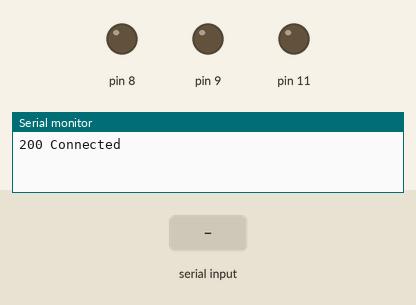
This sketch was run on a simulated Arduino Uno, built with avr-gcc and run on an emulated ATmega328P. Shown: output pins drawn as LEDs (lit = HIGH), the last lines printed to the serial monitor. Inputs (shaded band) come from the test bench.

Above: at 1.2 s.
1.3 s: "90 45\n" received over Serial
At 3.5 s:
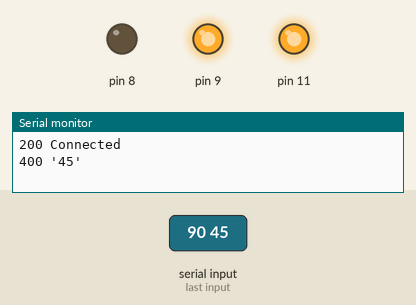
3.8 s: "1\n" received over Serial
At 5.4 s:
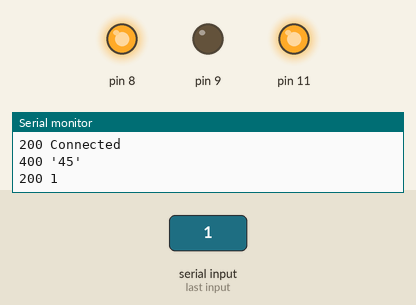
6.3 s: "30 150\n" received over Serial
At 8.6 s:
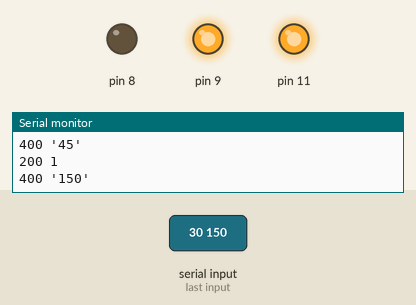
Timing chart, 0 to 10.1 s (numbered marks = the images above; inputs shaded):
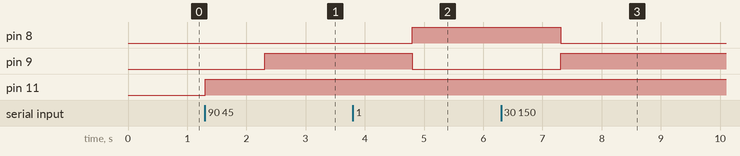

The sketch:

on-board-server.ino
```cpp
#include "SerialCommunicator.h"

SerialCommunicator SC(9600);

void setup()
{
    pinMode(8, OUTPUT);
    pinMode(9, OUTPUT);
    pinMode(11, OUTPUT);
    SC.setup();
}

void loop()
{

}

/*
  SerialEvent occurs whenever a new data comes in the
 hardware serial RX.  This routine is run between each
 time loop() runs, so using delay inside loop can delay
 response.  Multiple bytes of data may be available.
 */
void serialEvent()
{
    digitalWrite(11, HIGH);
    String inputData = Serial.readString();
    bool result;
    result = SC.process_data(inputData);
    if (result)
    {
        digitalWrite(8, HIGH);
        digitalWrite(9, LOW);
    }
    else
    {
        digitalWrite(8, LOW);
        digitalWrite(9, HIGH);
    }
}
```

SerialCommunicator.cpp
```cpp
#include <Arduino.h>
#include "SerialCommunicator.h"


SerialCommunicator::SerialCommunicator(int baudRate=9600) : baudRate(baudRate){};


void SerialCommunicator::setup()
{
    Serial.begin(baudRate);
    Serial.println(String(ResponseCode::OK) + " Connected");
}


bool SerialCommunicator::process_data(String &inputData)
{
    bool result;
    Command command;
    String response;
    parse_command(inputData, command);
    result = act(inputData, command, response);
    respond(response);
    return result;
}


void SerialCommunicator::parse_command(String &inputData, Command &command)
{
    // Get leading numeric intruction.
    inputData.trim();
    int commandSeparatorIdx = inputData.indexOf(' ', 0);
    String numericStr = inputData.substring(0, commandSeparatorIdx);
    inputData = inputData.substring(commandSeparatorIdx+1);
    long numeric = numericStr.toInt();

    switch(numeric)
    {
        case 1:
            command = ECHO;
            break;

        default:
            command = UNKNOWN;
    }
}


bool SerialCommunicator::act(String &inputData, Command &command, String &response)
{
    bool LEDResponse = false;

    switch(command)
    {
        case ECHO:
            response = String(ResponseCode::OK) + " " + inputData;
            LEDResponse = true;
            break;

        case UNKNOWN:
            response = String(ResponseCode::BAD_REQ) + " '" + inputData + "'";
            break;
    }

    return LEDResponse;
}


void SerialCommunicator::respond(String &response)
{
    Serial.println(response);
}
```

SerialCommunicator.h
```cpp
#include <String.h>
#ifndef SerialCommunicator_H
#define SerialCommunicator_H

class SerialCommunicator
{
private:

    int baudRate;

    enum Command
    {
        UNKNOWN,
        ECHO
    };

    // This is a hacky way to do the C++11 'enum class'
    // https://stackoverflow.com/questions/6936030/do-we-really-need-enum-class-in-c11
    struct ResponseCode
    {
        enum _ResponseCode
        {
            OK = 200,
            BAD_REQ = 400
        };
    };

public:
    SerialCommunicator(int baudRate);

    void setup();

    bool process_data(String &inputData);
    void parse_command(String &inputData, Command &command);
    bool act(String &inputData, Command &command, String &response);
    void respond(String &response);
};

#endif
```

Measured:
- after the input at 1.3 s, pin 9: LOW → HIGH after 1.0 s; pin 11: LOW → HIGH at once
- after the input at 3.8 s, pin 8: LOW → HIGH after 1.0 s; pin 9: HIGH → LOW after 1.0 s
- after the input at 6.3 s, pin 8: HIGH → LOW after 1.0 s; pin 9: LOW → HIGH after 1.0 s
